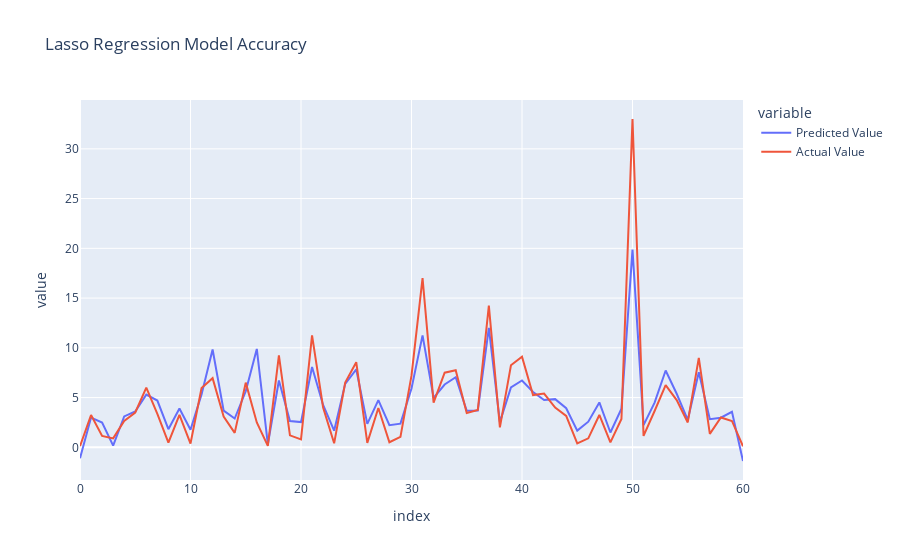

The cell this chart's notebook holds for it:
### Markdown cell above
### Lasso Model

### Code cell
Lasso_Model = Lasso()
Lasso_Model.fit(X_train,Y_train)
Y_pred = Lasso_Model.predict(X_test)
df = pd.DataFrame([performance_report(Y_test,Y_pred,'Lasso Regression')])
print_perf(df)
Performance_Report = pd.concat([Performance_Report,df])
MODEL.append(Lasso_Model)
accuracy_plot(Y_test,Y_pred,'Lasso Regression')

### Figure 1 — Plotly figure (JSON) as saved in the notebook; plotly's stock layout.template omitted (floating-point values rounded to 4 significant figures)
{"data": [{"hovertemplate": "variable=Predicted Value<br>index=%{x}<br>value=%{y}<extra></extra>", "legendgroup": "Predicted Value", "line": {"color": "#636efa", "dash": "solid"}, "marker": {"symbol": "circle"}, "mode": "lines", "name": "Predicted Value", "orientation": "v", "showlegend": true, "type": "scatter", "x": [0, 1, 2, 3, 4, 5, 6, 7, 8, 9, 10, 11, 12, 13, 14, 15, 16, 17, 18, 19, 20, 21, 22, 23, 24, 25, 26, 27, 28, 29, 30, 31, 32, 33, 34, 35, 36, 37, 38, 39, 40, 41, 42, 43, 44, 45, 46, 47, 48, 49, 50, 51, 52, 53, 54, 55, 56, 57, 58, 59, 60], "xaxis": "x", "y": [-1.109, 2.986, 2.495, 0.1653, 3.106, 3.601, 5.291, 4.699, 1.821, 3.904, 1.762, 5.316, 9.831, 3.687, 2.894, 5.63, 9.888, 0.2876, 6.718, 2.632, 2.537, 8.076, 4.252, 1.674, 6.375, 7.826, 2.36, 4.743, 2.221, 2.377, 5.912, 11.25, 4.973, 6.311, 7.049, 3.674, 3.687, 12.01, 2.53, 6.017, 6.718, 5.561, 4.752, 4.841, 3.931, 1.679, 2.576, 4.51, 1.49, 3.875, 19.87, 2.236, 4.49, 7.725, 5.385, 2.755, 7.544, 2.831, 2.981, 3.569, -1.376], "yaxis": "y"}, {"hovertemplate": "variable=Actual Value<br>index=%{x}<br>value=%{y}<extra></extra>", "legendgroup": "Actual Value", "line": {"color": "#EF553B", "dash": "solid"}, "marker": {"symbol": "circle"}, "mode": "lines", "name": "Actual Value", "orientation": "v", "showlegend": true, "type": "scatter", "x": [0, 1, 2, 3, 4, 5, 6, 7, 8, 9, 10, 11, 12, 13, 14, 15, 16, 17, 18, 19, 20, 21, 22, 23, 24, 25, 26, 27, 28, 29, 30, 31, 32, 33, 34, 35, 36, 37, 38, 39, 40, 41, 42, 43, 44, 45, 46, 47, 48, 49, 50, 51, 52, 53, 54, 55, 56, 57, 58, 59, 60], "xaxis": "x", "y": [0.12, 3.25, 1.15, 0.9, 2.65, 3.5, 6, 3.35, 0.48, 3.25, 0.38, 5.95, 6.95, 3.1, 1.45, 6.5, 2.5, 0.15, 9.25, 1.2, 0.8, 11.25, 4, 0.4, 6.5, 8.55, 0.45, 3.95, 0.51, 1.05, 7.2, 17, 4.5, 7.5, 7.75, 3.45, 3.75, 14.25, 2, 8.25, 9.1, 5.25, 5.4, 4, 3.15, 0.4, 0.9, 3.25, 0.5, 2.85, 33, 1.15, 3.65, 6.25, 4.75, 2.5, 8.99, 1.35, 3, 2.65, 0.1], "yaxis": "y"}], "layout": {"legend": {"title": {"text": "variable"}, "tracegroupgap": 0}, "title": {"text": "Lasso Regression Model Accuracy"}, "xaxis": {"anchor": "y", "domain": [0, 1], "title": {"text": "index"}}, "yaxis": {"anchor": "x", "domain": [0, 1], "title": {"text": "value"}}}}
